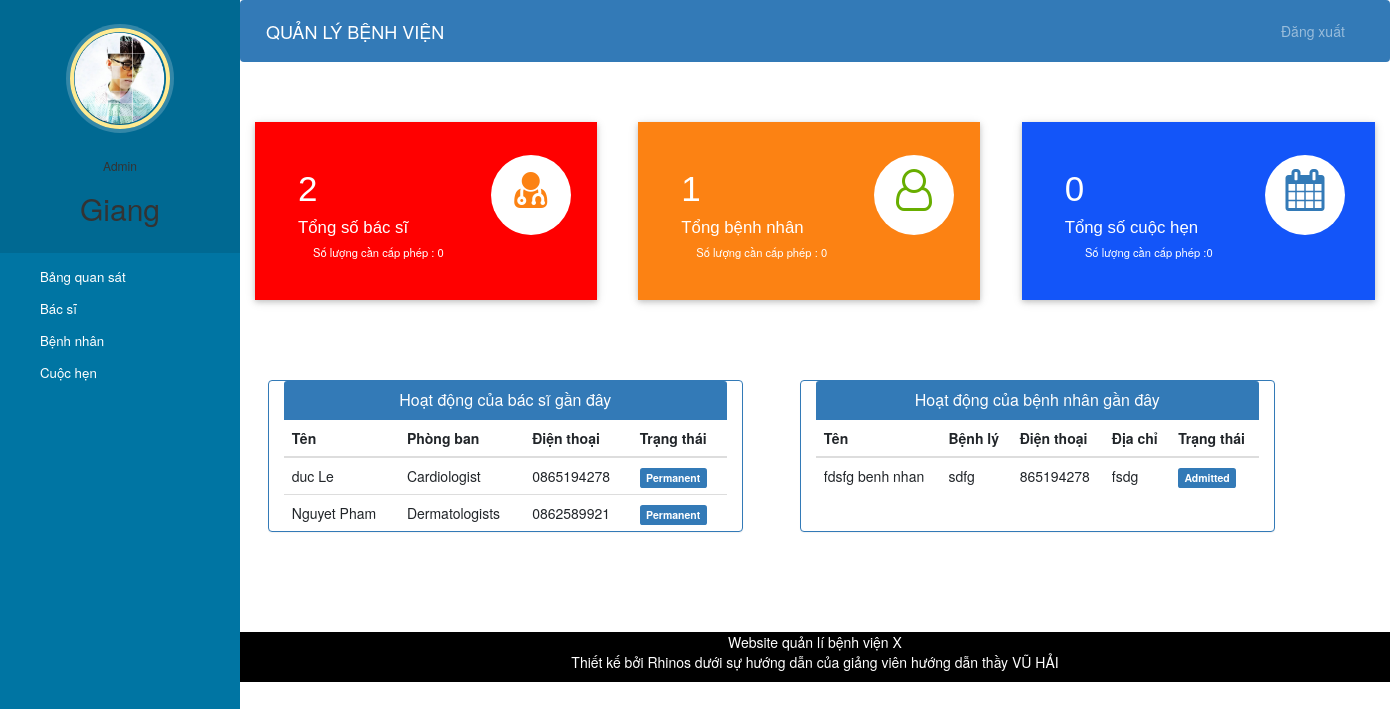
The app's page /admin-dashboard (signed in), older data.
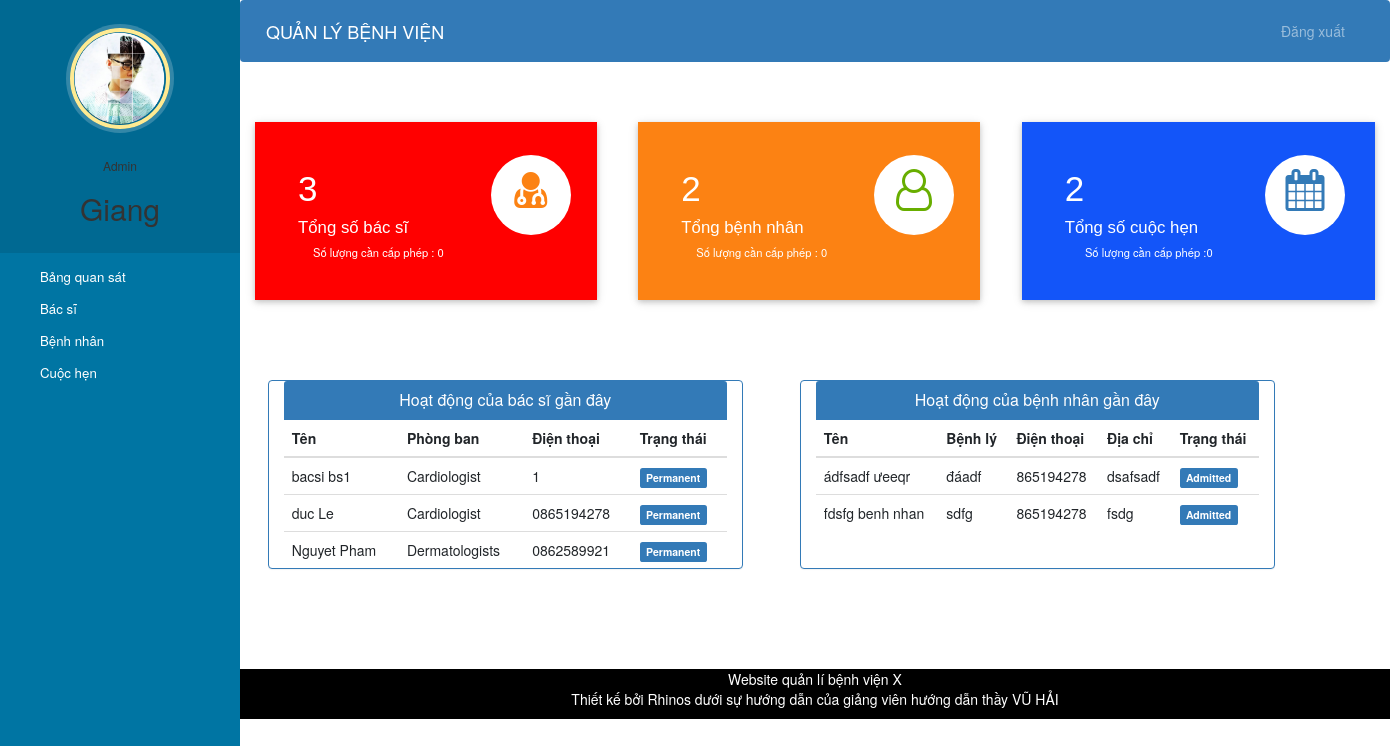
The same page, newer data.
### hospital/models.py (models this page shows, shortened)
class Doctor(models.Model):
    user=models.OneToOneField(User,on_delete=models.CASCADE)
    profile_pic= models.ImageField(upload_to='profile_pic/DoctorProfilePic/',null=True,blank=True)
    address = models.CharField(max_length=40)
    mobile = models.CharField(max_length=20,null=True)
    department= models.CharField(max_length=50,choices=departments,default='Khoa')
    status=models.BooleanField(default=False)
    @property
    def get_name(self):
        return self.user.first_name+" "+self.user.last_name

class Patient(models.Model):
    user=models.OneToOneField(User,on_delete=models.CASCADE)
    profile_pic= models.ImageField(upload_to='profile_pic/PatientProfilePic/',null=True,blank=True)
    address = models.CharField(max_length=40)
    mobile = models.IntegerField(max_length=20,null=True)
    symptoms = models.CharField(max_length=100,null=False)
    assignedDoctorId = models.PositiveIntegerField(null=True)
    admitDate=models.DateField(auto_now=True)
    status=models.BooleanField(default=False)
    @property
    def get_name(self):
        return self.user.first_name+" "+self.user.last_name

### hospital/views.py (the view)
# urls.py: path('admin-dashboard', views.admin_dashboard_view,name='admin-dashboard'),
@login_required(login_url='adminlogin')
@user_passes_test(is_admin)
def admin_dashboard_view(request):
    doctors = models.Doctor.objects.all().order_by('-id')
    patients = models.Patient.objects.all().order_by('-id')
    doctorcount = models.Doctor.objects.all().filter(status=True).count()
    pendingdoctorcount = models.Doctor.objects.all().filter(status=False).count()
    patientcount = models.Patient.objects.all().filter(status=True).count()
    pendingpatientcount = models.Patient.objects.all().filter(status=False).count()
    appointmentcount = models.Appointment.objects.all().filter(status=True).count()
    pendingappointmentcount = models.Appointment.objects.all().filter(status=False).count()
    mydict = {
        'doctors': doctors,
        'patients': patients,
        'doctorcount': doctorcount,
        'pendingdoctorcount': pendingdoctorcount,
        'patientcount': patientcount,
        'pendingpatientcount': pendingpatientcount,
        'appointmentcount': appointmentcount,
        'pendingappointmentcount': pendingappointmentcount,
    }
    return render(request, 'hospital/admin_dashboard.html', context=mydict)

### hospital/views.py (called while the page is built)
def is_admin(user):
    return user.groups.filter(name='ADMIN').exists()

### templates/hospital/admin_dashboard.html
{% extends 'hospital/admin_base.html' %}
{% load static %}
{% block content %}
{%include 'hospital/admin_dashboard_cards.html'%}
<br><br><br><br>
<div class="container">
  <div class="row">
    <div class="panel panel-primary col-md-5" style="margin-left:2%;">
      <div class="panel-heading" style="text-align:center;">
        <h6 class="panel-title">Hoạt động của bác sĩ gần đây</h6>
      </div>
      <table class="table table-hover" id="dev-table">
        <thead>
          <tr>
            <th>Tên</th>
            <th>Phòng ban</th>
            <th>Điện thoại</th>
            <th>Trạng thái</th>
          </tr>
        </thead>
        {% for d in doctors %}
        <tr>
          <td> {{d.get_name}}</td>
          <td>{{d.department}}</td>
          <td>{{d.mobile}}</td>
          {%if d.status%}
          <td> <span class="label label-primary">Permanent</span></td>
          {% else %}
          <td> <span class="label label-success">On Hold</span></td>
          {% endif %}
        </tr>
        {% endfor %}
      </table>
    </div>
    <div class="panel panel-primary col-md-5" style="margin-left:5%;">
      <div class="panel-heading" style="text-align:center;">
        <h6 class="panel-title">Hoạt động của bệnh nhân gần đây</h6>
      </div>
      <table class="table table-hover" id="dev-table">
        <thead>
          <tr>
            <th>Tên</th>
            <th>Bệnh lý</th>
            <th>Điện thoại</th>
            <th>Địa chỉ</th>
            <th>Trạng thái</th>
          </tr>
        </thead>
        {% for p in patients %}
        <tr>
          <td> {{p.get_name}}</td>
          <td>{{p.symptoms}}</td>
          <td>{{p.mobile}}</td>
          <td>{{p.address}}</td>
          {%if p.status%}
          <td> <span class="label label-primary">Admitted</span></td>
          {% else %}
          <td> <span class="label label-success">On Hold</span></td>
          {% endif %}
        </tr>
        {% endfor %}
      </table>
    </div>
  </div>
</div>
{% endblock content %}

### templates/hospital/admin_base.html (shortened to what this page needs)
<!DOCTYPE html>
{% load static %}
<html lang="en">
<head>
  <link rel="stylesheet" href="https://stackpath.bootstrapcdn.com/bootstrap/4.3.1/css/bootstrap.min.css">
  <link rel="stylesheet" href="https://maxcdn.bootstrapcdn.com/font-awesome/4.7.0/css/font-awesome.min.css">
  <link rel="stylesheet" href="{% static '/style.css' %}">
</head>
<body>
  <nav class="menu" tabindex="0">
    <header class="avatar">
      <img src="{% static "images/giang2.png" %}" />
      <br><br>
      <h6>Admin</h6>
      <h2>{{request.user.first_name}}</h2>
    </header>
    <ul>
      <li tabindex="0" class="icon-dashboard"> <a style="color:white; text-decoration:none;" href="/admin-dashboard"><span>Bảng quan sát</span></a> </li>
      <li tabindex="0" class="icon-customers"> <a style="color:white; text-decoration:none;" href="/admin-doctor"><span>Bác sĩ</span></a></li>
      <li tabindex="0" class="icon-users"> <a style="color:white; text-decoration:none;" href="/admin-patient"><span>Bệnh nhân</span></a></li>
      <li tabindex="0" class="icon-calendar"> <a style="color:white; text-decoration:none;" href="/admin-appointment"><span>Cuộc hẹn</span></a></li>
    </ul>
  </nav>
  <main>
    <div class="bs-example">
      <nav class="navbar navbar-expand-md  navbar-dark fixed-top" style="background:#337AB7;">
        <a href="/admin-dashboard" class="navbar-brand">QUẢN LÝ BỆNH VIỆN</a>
        <div class="collapse navbar-collapse justify-content-between" id="navbarCollapse">
          <div class="navbar-nav" style=" margin-left: 90%;">
            <a href="/logout" class="nav-item nav-link">Đăng xuất</a>
          </div>
        </div>
      </nav>
    </div>
    <br><br>
    {% block content %}
    {% endblock content %}
    <br><br><br><br>
    <footer>
      <div class="container">
        <div class="row">
          <div class="col-md-12 col-sm-12">
            <div style="color:#ffffff;" class="wow fadeInUp footer-copyright">
              <p>Website quản lí bệnh viện X <br>
                Thiết kế bởi Rhinos dưới sự hướng dẫn của giảng viên hướng dẫn thầy VŨ HẢI </p>
            </div>
          </div>
        </div>
      </div>
    </footer>
  </main>
</body>
</html>

### templates/hospital/admin_dashboard_cards.html (shortened to what this page needs)
<!DOCTYPE html>
<html lang="en" dir="ltr">
<head>
  <link rel="stylesheet" href="https://maxcdn.bootstrapcdn.com/bootstrap/3.4.1/css/bootstrap.min.css">
  <link rel="stylesheet" href="https://cdnjs.cloudflare.com/ajax/libs/font-awesome/4.7.0/css/font-awesome.min.css">
</head>
<body>
  <div class="market-updates">
    <div class="col-md-4 market-update-gd">
      <div class="market-update-block clr-block-1">
        <div class="col-md-8 market-update-left">
          <h3>{{doctorcount}}</h3>
          <h4>Tổng số bác sĩ</h4>
          <p>Số lượng cần cấp phép : {{pendingdoctorcount}}</p>
        </div>
        <div class="col-md-4 market-update-right">
          <i class="fa fa-user-md"></i>
        </div>
        <div class="clearfix"> </div>
      </div>
    </div>
    <div class="col-md-4 market-update-gd">
      <div class="market-update-block clr-block-2">
        <div class="col-md-8 market-update-left">
          <h3>{{patientcount}}</h3>
          <h4>Tổng bệnh nhân</h4>
          <p>Số lượng cần cấp phép : {{pendingpatientcount}}</p>
        </div>
        <div class="col-md-4 market-update-right">
          <i class="fa fa-user-o"></i>
        </div>
        <div class="clearfix"> </div>
      </div>
    </div>
    <div class="col-md-4 market-update-gd">
      <div class="market-update-block clr-block-3">
        <div class="col-md-8 market-update-left">
          <h3>{{appointmentcount}}</h3>
          <h4>Tổng số cuộc hẹn</h4>
          <p>Số lượng cần cấp phép :{{pendingappointmentcount}} </p>
        </div>
        <div class="col-md-4 market-update-right">
          <i class="fa fa-calendar"> </i>
        </div>
        <div class="clearfix"> </div>
      </div>
    </div>
  </div>
</body>
</html>

### static/style.css (style rules this page uses)
body { padding-left: 240px; }
main { position: relative; height: 100vh; }
.menu { background: #5bc995; height: 100vh; width: 240px; position: fixed; top: 0px; left: 0; z-index: 5; outline: none; }
.menu .avatar { background: rgba(0, 0, 0, 0.1); padding: 2em 0.5em; text-align: center; }
.menu .avatar img { width: 100px; border-radius: 50%; overflow: hidden; border: 4px solid #ffea92; box-shadow: 0 0 0 4px rgba(255, 255, 255, 0.2); }
.menu .avatar h2 { font-weight: normal; margin-bottom: 0; }
.menu ul { list-style: none; padding: 0.5em 0; margin: 0; }
.menu ul li { padding: 0.5em 1em 0.5em 3em; font-size: 0.95em; font-weight: regular; background-repeat: no-repeat; background-position: left 15px center; background-size: auto 20px; transition: all 0.15s linear; cursor: pointer; }
.menu ul li.icon-dashboard { background-image: url("http://www.entypo.com/images//gauge.svg"); }
.menu ul li.icon-customers { background-image: url("http://www.entypo.com/images//briefcase.svg"); }
.menu ul li.icon-users { background-image: url("http://www.entypo.com/images//users.svg"); }
.menu ul li.icon-calendar { background-image: url("http://www.entypo.com/images//calendar.svg"); }

### templates/hospital/admin_base.html (style rules this page uses)
a:link { text-decoration: none; }
a { color: white; }
footer { padding: 0px 0px 0px 0px; background-color: black; margin: 0px; }
.fa { font-size: 23px; width: 60px; text-align: center; text-decoration: none; margin: 5px 2px; border-radius: 50%; }
p { text-align: center; }
body { padding-left: 240px; }
main { position: relative; height: 100vh; }
.menu { background: #0075a3; height: 100vh; width: 240px; position: fixed; top: 0px; left: 0; z-index: 5; outline: none; }
.menu .avatar { background: rgba(0, 0, 0, 0.1); padding: 2em 0.5em; text-align: center; }
.menu .avatar img { width: 100px; border-radius: 50%; overflow: hidden; border: 4px solid #ffea92; box-shadow: 0 0 0 4px rgba(255, 255, 255, 0.2); }
.menu .avatar h2 { font-weight: normal; margin-bottom: 0; }
.menu ul { list-style: none; padding: 0.5em 0; margin: 0; }
.menu ul li { padding: 0.5em 1em 0.5em 3em; font-size: 0.95em; font-weight: regular; background-repeat: no-repeat; background-position: left 15px center; background-size: auto 20px; transition: all 0.15s linear; cursor: pointer; }
.menu ul li.icon-dashboard { background-image: url("http://www.entypo.com/images//gauge.svg"); }
.menu ul li.icon-customers { background-image: url("http://www.entypo.com/images//briefcase.svg"); }
.menu ul li.icon-users { background-image: url("http://www.entypo.com/images//users.svg"); }
.menu ul li.icon-calendar { background-image: url("http://www.entypo.com/images//calendar.svg"); }

Row changes from the older to the newer data that the page shows:
added Doctor: get_name "bacsi bs1", department "Cardiologist", mobile "1", status "Permanent"
added Patient: get_name "ádfsadf ưeeqr", symptoms "đáadf", mobile "865194278", address "dsafsadf", status "Admitted"
Text that changed along with them:
{{ doctorcount }}: "2" → "3"
{{ patientcount }}: "1" → "2"
{{ appointmentcount }}: "0" → "2"
